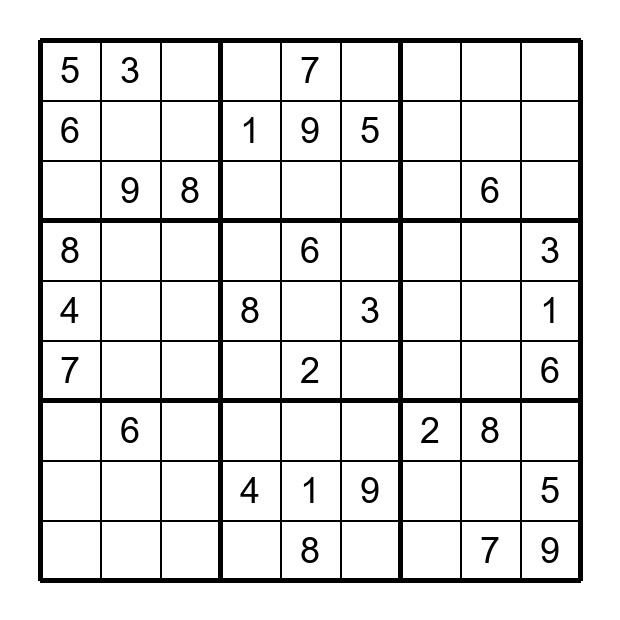
#> input picture samples/generated_easy_clean.jpg, 620 x 620 px
$ python -i grid.py   (imports and definitions only)
#> lines starting #> are read from the running program, lines starting #| are printed output that depends on the picture; after the words box and inside, x2 and y2 are one past the last pixel; in counts of white or black regions, pixels touching at a corner belong together
"""
Step 1-3 of the pipeline: find the Sudoku grid in a photo and straighten it.

    photo -> grayscale -> blur -> adaptive threshold -> find contours
          -> pick the 4-cornered shape that looks most like a 9x9 grid
          -> perspective transform into a flat square
"""

import cv2
import numpy as np

PROCESS_SIZE = 1000         # every photo is resized so its longer side is this many pixels
WARP_SIZE = 450             # size of the straightened grid (9 cells x 50 px)
CELL = WARP_SIZE // 9
MIN_GRID_SCORE = 0.35       # below this, we say "no grid found"


def resize_for_processing(image):
    """Resize so the longer side is PROCESS_SIZE. Returns the image and the scale used."""
    h, w = image.shape[:2]
    scale = PROCESS_SIZE / max(h, w)
    interpolation = cv2.INTER_AREA if scale < 1 else cv2.INTER_CUBIC
    return cv2.resize(image, None, fx=scale, fy=scale, interpolation=interpolation), scale


def preprocess(image):
    """Grayscale -> blur -> adaptive threshold (white lines/digits on black)."""
    gray = cv2.cvtColor(image, cv2.COLOR_BGR2GRAY)
    blurred = cv2.GaussianBlur(gray, (7, 7), 0)
    # Adaptive threshold compares each pixel with its neighbourhood,
    # so shadows and uneven lighting don't break it
    thresh = cv2.adaptiveThreshold(
        blurred, 255, cv2.ADAPTIVE_THRESH_GAUSSIAN_C, cv2.THRESH_BINARY_INV, 11, 2
    )
    return gray, blurred, thresh


def order_corners(pts):
    """Order 4 points as top-left, top-right, bottom-right, bottom-left."""
    pts = pts.reshape(4, 2).astype(np.float32)
    s = pts.sum(axis=1)             # x + y: smallest at top-left, largest at bottom-right
    d = np.diff(pts, axis=1).ravel()  # y - x: smallest at top-right, largest at bottom-left
    return np.array([pts[np.argmin(s)], pts[np.argmin(d)], pts[np.argmax(s)], pts[np.argmax(d)]])


def warp(image, corners, size=WARP_SIZE):
    """Perspective transform: map the 4 corners onto a flat size x size square."""
    target = np.float32([[0, 0], [size - 1, 0], [size - 1, size - 1], [0, size - 1]])
    matrix = cv2.getPerspectiveTransform(corners.astype(np.float32), target)
    return cv2.warpPerspective(image, matrix, (size, size))


def find_line_masks(thresh):
    """Keep only long horizontal and vertical strokes (grid lines), removing digits."""
    horizontal = cv2.morphologyEx(thresh, cv2.MORPH_OPEN, cv2.getStructuringElement(cv2.MORPH_RECT, (CELL, 1)))
    vertical = cv2.morphologyEx(thresh, cv2.MORPH_OPEN, cv2.getStructuringElement(cv2.MORPH_RECT, (1, CELL)))
    return horizontal, vertical


def grid_score(warped_gray):
    """
    How much does a straightened image look like a 9x9 grid? (0 to 1)

    A real grid has 10 horizontal and 10 vertical lines at equal spacing.
    We measure how strong the lines are exactly at those 10 positions.
    """
    thresh = cv2.adaptiveThreshold(
        warped_gray, 255, cv2.ADAPTIVE_THRESH_GAUSSIAN_C, cv2.THRESH_BINARY_INV, 11, 2
    )
    horizontal, vertical = find_line_masks(thresh)
    row_profile = horizontal.mean(axis=1) / 255     # how "full" each row is
    col_profile = vertical.mean(axis=0) / 255

    def peaks(profile):
        window = 6
        values = []
        for i in range(10):
            p = min(i * CELL, WARP_SIZE - 1)
            values.append(profile[max(0, p - window): p + window + 1].max())
        return np.mean(values)

    return (peaks(row_profile) + peaks(col_profile)) / 2


def contour_to_corners(contour):
    """Turn a contour into 4 corner points (simplifying its outline if needed)."""
    hull = cv2.convexHull(contour)
    peri = cv2.arcLength(hull, True)
    for eps in (0.02, 0.03, 0.05, 0.08):
        approx = cv2.approxPolyDP(hull, eps * peri, True)
        if len(approx) == 4:
            return order_corners(approx)
    # Fallback: the extreme points of the shape
    return order_corners(np.array([
        hull[hull[:, :, 0].argmin()][0], hull[hull[:, :, 1].argmin()][0],
        hull[hull[:, :, 0].argmax()][0], hull[hull[:, :, 1].argmax()][0],
    ]))


def is_reasonable_quad(corners, image_area):
    """Reject shapes that are too small or far too stretched to be a Sudoku grid."""
    sides = [np.linalg.norm(corners[i] - corners[(i + 1) % 4]) for i in range(4)]
    area = cv2.contourArea(corners.astype(np.float32))
    return area > 0.04 * image_area and min(sides) / max(sides) > 0.5


def find_grid(image):
    """
    Find the Sudoku grid in a BGR photo.

    Returns a dict with the corners (in original image coordinates),
    the straightened grid, the score and the intermediate images for display.
    Returns corners=None if no grid was found.
    """
    small, scale = resize_for_processing(image)
    gray, blurred, thresh = preprocess(small)

    # Thicken lines slightly so small gaps don't split the grid outline
    closed = cv2.dilate(thresh, np.ones((3, 3), np.uint8))
    contours, _ = cv2.findContours(closed, cv2.RETR_LIST, cv2.CHAIN_APPROX_SIMPLE)
    contours = sorted(contours, key=cv2.contourArea, reverse=True)[:25]

    # Try the biggest shapes and keep the one that looks most like a grid
    best_score, best_corners = 0.0, None
    image_area = small.shape[0] * small.shape[1]
    for contour in contours:
        corners = contour_to_corners(contour)
        if not is_reasonable_quad(corners, image_area):
            continue
        score = grid_score(warp(gray, corners))
        if score > best_score:
            best_score, best_corners = score, corners

    result = {
        "score": best_score,
        "corners": None,
        "warped": None,
        "steps": {"gray": gray, "blurred": blurred, "thresh": thresh},
    }
    if best_corners is None or best_score < MIN_GRID_SCORE:
        return result

    corners = best_corners / scale      # back to original photo coordinates
    result["corners"] = corners
    result["warped"] = warp(image, corners)   # warp the full-quality photo

    outline = small.copy()
    cv2.polylines(outline, [best_corners.astype(np.int32)], True, (0, 255, 0), 4)
    result["steps"]["outline"] = outline
    return result

>>> import cv2
>>> picture = cv2.imread('../samples/generated_easy_clean.jpg')
#> picture is the input picture: shape (620, 620, 3); min 0, max 255, mean 229
>>> result = find_grid(picture)
#> in find_grid, `small, scale = resize_for_processing(image)`:
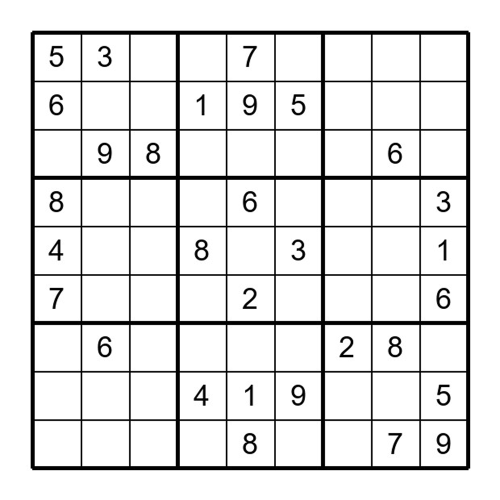
#> small: shape (1000, 1000, 3) (shown at 1/2 size); min 0, max 255, mean 229
#> in find_grid, `small, scale = resize_for_processing(image)`: scale = 1.61
#> in preprocess, `thresh = cv2.adaptiveThreshold( blurred, 255, cv2.ADAPTIVE_THRESH_GAUS..`:
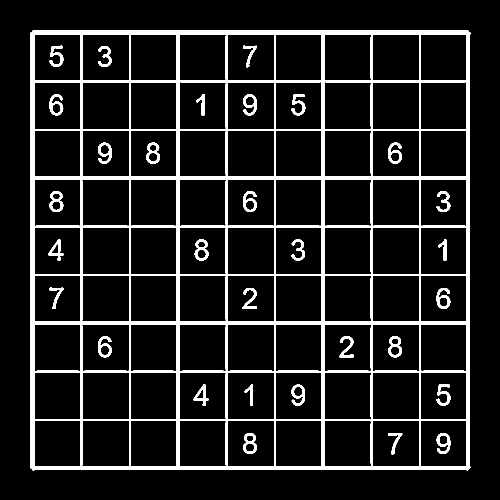
#> thresh: shape (1000, 1000) (shown at 1/2 size); 11.1% white; 31 white regions, largest, box (x1, y1, x2, y2) and area: (61, 61, 941, 941) 96034, (486, 866, 514, 908) 571, (389, 479, 417, 521) 566
#> in find_grid, `closed = cv2.dilate(thresh, np.ones((3, 3), np.uint8))`:
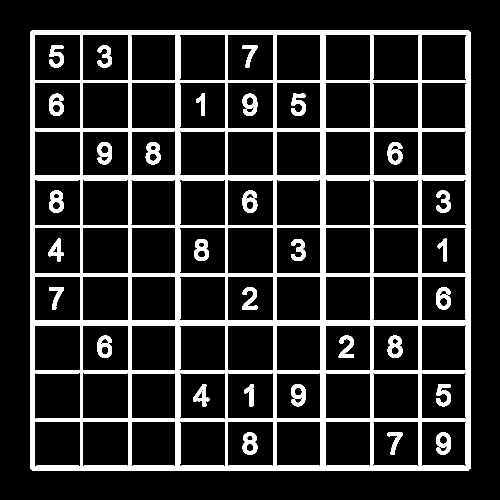
#> closed: shape (1000, 1000) (shown at 1/2 size); 15.1% white; 31 white regions
#> in find_grid, `contours, _ = cv2.findContours(closed, cv2.RETR_LIST, cv2.CHAIN_APPROX..`: contours = 134 contours, 1 with area under 20; largest, box (x1, y1, x2, y2) and area: (60, 60, 942, 942) 774390, (455, 455, 548, 548) 8462, (165, 455, 258, 548) 8462, (455, 165, 548, 258) 8462, (165, 165, 258, 258) 8462
#> in find_grid, `contours = sorted(contours, key=cv2.contourArea, reverse=True)[:25]`: contours = 25 contours; largest, box (x1, y1, x2, y2) and area: (60, 60, 942, 942) 774390, (455, 455, 548, 548) 8462, (165, 455, 258, 548) 8462, (455, 165, 548, 258) 8462, (165, 165, 258, 258) 8462
#> the loop in find_grid, `for contour in contours:` made 25 passes
#> (peri in contour_to_corners, sides in is_reasonable_quad, area in is_reasonable_quad, target in warp) on pass 1: (3514, [877, 876, 877, 877], 768708.5, [[0, 0], [449, 0], [449, 449], [0, 449]])
#> (peri in contour_to_corners, corners, sides in is_reasonable_quad, area in is_reasonable_quad) on passes 2 to 5: (365.7, [[455, 456], [546, 455], [547, 546], [456, 547]], [91.01, 91.01, 91.01, 91.01], 8282), (365.7, [[165, 456], [256, 455], [257, 546], [166, 547]], [91.01, 91.01, 91.01, 91.01], 8282), (365.7, [[455, 166], [546, 165], [547, 256], [456, 257]], [91.01, 91.01, 91.01, 91.01], 8282), (365.7, [[165, 166], [256, 165], [257, 256], [166, 257]], [91.01, 91.01, 91.01, 91.01], 8282)
#> pass 1, in find_line_masks, `horizontal = cv2.morphologyEx(thresh, cv2.MORPH_OPEN, cv2.getStructuri..`:
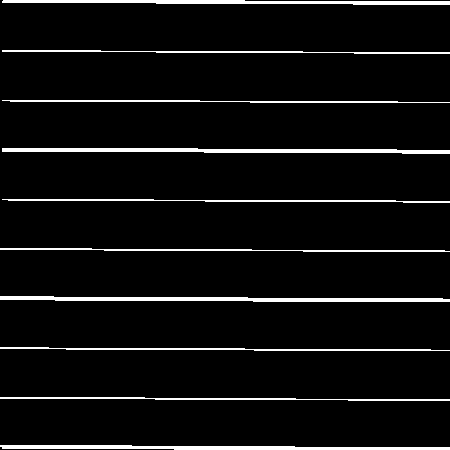
#> horizontal: shape (450, 450); 5.7% white; 10 white regions, largest, box (x1, y1, x2, y2) and area: (0, 296, 450, 302) 1787, (2, 148, 450, 154) 1781, (0, 445, 450, 450) 1599
#> pass 1, in find_line_masks, `vertical = cv2.morphologyEx(thresh, cv2.MORPH_OPEN, cv2.getStructuring..`:
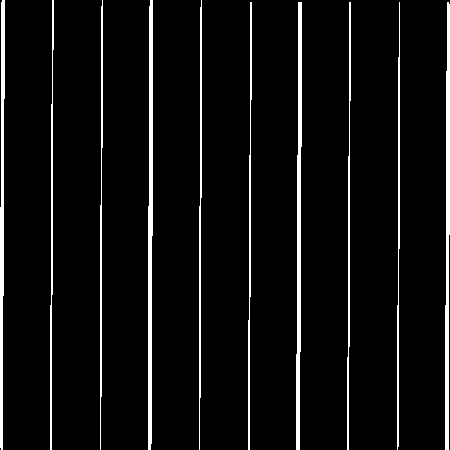
#> vertical: shape (450, 450); 5.8% white; 10 white regions, largest, box (x1, y1, x2, y2) and area: (148, 0, 153, 450) 1818, (296, 2, 302, 450) 1782, (445, 2, 450, 450) 1651
#> after the loop in find_grid, `for contour in contours:`: best_score = 0.87
#> in find_grid, `corners = best_corners / scale`: corners = [[37.2, 39.68], [580.9, 37.2], [583.4, 580.3], [39.68, 583.4]]
#> call 2 of warp, with corners = array of shape (4, 2), size = 450
#> in warp (call 2), `matrix = cv2.getPerspectiveTransform(corners.astype(np.float32), target)`: matrix = [[0.825, -0.00376, -30.53], [0.00377, 0.826, -32.9], [-2.1e-06, 1.91e-08, 1]]
#> in warp (call 2), `return cv2.warpPerspective(image, matrix, (size, size))`:
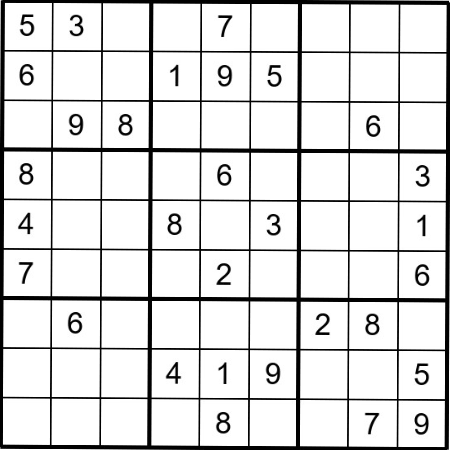
#> returned value: shape (450, 450, 3); min 0, max 255, mean 222
#> in find_grid, `cv2.polylines(outline, [best_corners.astype(np.int32)], True, (0, 255,..`:
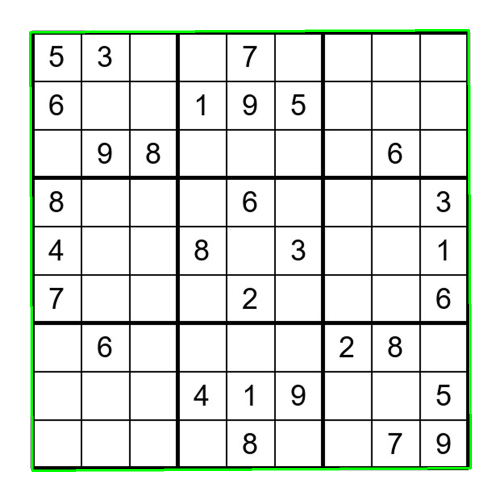
#> outline: shape (1000, 1000, 3) (shown at 1/2 size); 1.75% of pixels changed, all inside (x1, y1, x2, y2) = (58, 58, 944, 944)
#> result = 4 items

$ run again, on samples/generated_easy_noisy.jpg
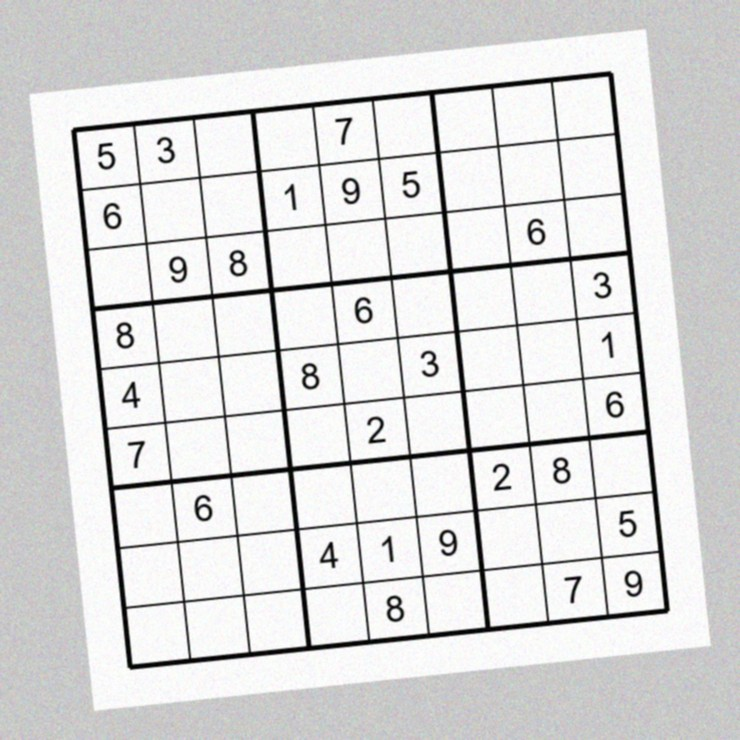
#> input picture samples/generated_easy_noisy.jpg, 740 x 740 px
#> picture is the input picture: shape (740, 740, 3); mean B, G, R 217.4, 217.5, 217.4
#> in find_grid, `small, scale = resize_for_processing(image)`: scale = 1.35
#> in preprocess, `thresh = cv2.adaptiveThreshold( blurred, 255, cv2.ADAPTIVE_THRESH_GAUS..`:
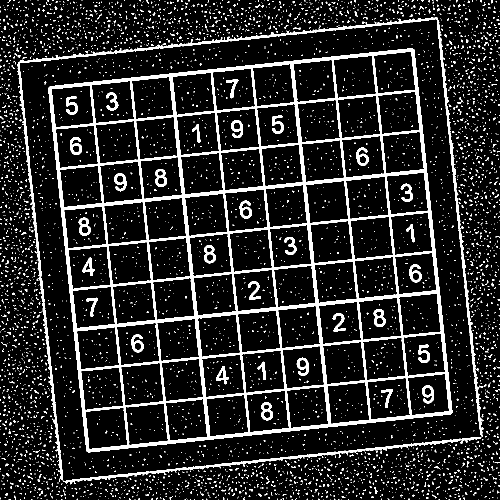
#> thresh: shape (1000, 1000) (shown at 1/2 size); 12.9% white; 5543 white regions (5452 under 20 px), largest, box (x1, y1, x2, y2) and area: (96, 96, 905, 905) 75236, (34, 34, 967, 968) 15755, (747, 618, 771, 654) 454
#> closed: shape (1000, 1000); 24.8% white; 4556 white regions (2593 under 20 px)
#> in find_grid, `contours, _ = cv2.findContours(closed, cv2.RETR_LIST, cv2.CHAIN_APPROX..`: contours = 4677 contours, 3645 with area under 20; largest, box (x1, y1, x2, y2) and area: (33, 33, 974, 971) 724182, (39, 39, 963, 962) 701413, (95, 95, 906, 906) 544086, (676, 192, 760, 276) 5691, (243, 726, 327, 811) 5689
#> in find_grid, `contours = sorted(contours, key=cv2.contourArea, reverse=True)[:25]`: contours = 25 contours; largest, box (x1, y1, x2, y2) and area: (33, 33, 974, 971) 724182, (39, 39, 963, 962) 701413, (95, 95, 906, 906) 544086, (676, 192, 760, 276) 5691, (243, 726, 327, 811) 5689
#> the loop in find_grid, `for contour in contours:` made 25 passes
#> (peri in contour_to_corners, sides in is_reasonable_quad, area in is_reasonable_quad, score, best_score) on passes 1, 3: (3408.8, [844.8, 851, 857.4, 846.7], 722436, 0.327, 0.327), (2943.9, [737.1, 733.1, 737, 732.1], 539958, 0.998, 0.998)
#> after the loop in find_grid, `for contour in contours:`: best_score = 0.998
#> in find_grid, `corners = best_corners / scale`: corners = [[70.3, 129.5], [612.7, 71.78], [669.7, 611.2], [127.3, 668.2]]
#> in find_grid, `cv2.polylines(outline, [best_corners.astype(np.int32)], True, (0, 255,..`:
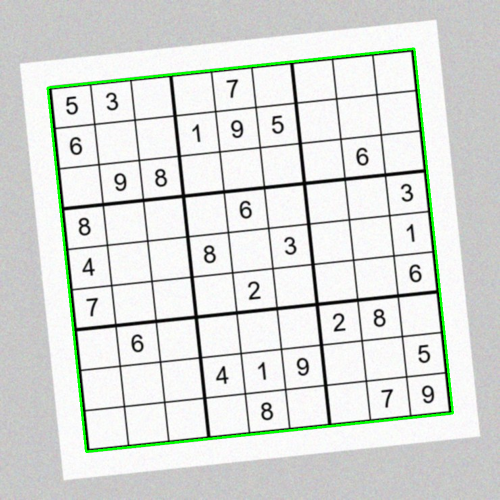
#> outline: shape (1000, 1000, 3) (shown at 1/2 size); mean B, G, R 216.1, 219.8, 216.1
#> result = 4 items
